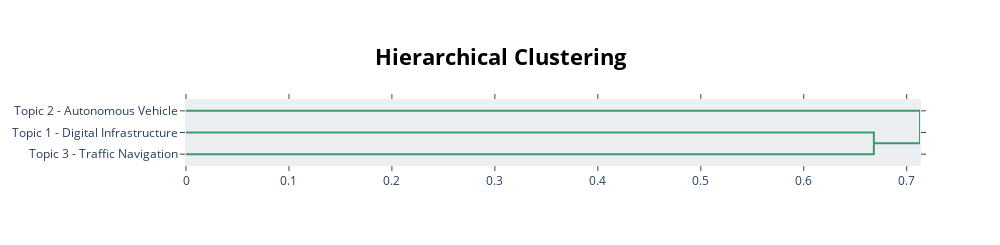

Source (notebook cell):
### Code cell
# %% [code]
# Visualize the hierarchy
topic_model.visualize_hierarchy(top_n_topics=20, custom_labels=True)  # Adjust `top_n_topics` as needed

### Figure 1 — Plotly figure (JSON) as saved in the notebook; plotly's stock layout.template omitted (floating-point values rounded to 4 significant figures)
{"data": [{"hoverinfo": "text", "marker": {"color": "rgb(61,153,112)"}, "mode": "lines", "type": "scatter", "x": [0, 0.6681, 0.6681, 0], "xaxis": "x", "y": [-15, -15, -25, -25], "yaxis": "y"}, {"hoverinfo": "text", "marker": {"color": "rgb(61,153,112)"}, "mode": "lines", "type": "scatter", "x": [0, 0.7129, 0.7129, 0.6681], "xaxis": "x", "y": [-5, -5, -20, -20], "yaxis": "y"}], "layout": {"autosize": false, "height": 245, "hoverlabel": {"bgcolor": "white", "font": {"family": "Rockwell", "size": 16}}, "hovermode": "closest", "plot_bgcolor": "#ECEFF1", "showlegend": false, "title": {"font": {"color": "Black", "size": 22}, "text": "<b>Hierarchical Clustering</b>", "x": 0.5, "xanchor": "center", "yanchor": "top"}, "width": 1000, "xaxis": {"mirror": "allticks", "rangemode": "tozero", "showgrid": false, "showline": true, "showticklabels": true, "ticks": "outside", "type": "linear", "zeroline": false}, "yaxis": {"mirror": "allticks", "range": [-30, 0], "rangemode": "tozero", "showgrid": false, "showline": true, "showticklabels": true, "tickmode": "array", "ticks": "outside", "ticktext": ["Topic 2 - Autonomous Vehicle", "Topic 1 - Digital Infrastructure", "Topic 3 - Traffic Navigation"], "tickvals": [-5, -15, -25], "type": "linear", "zeroline": false}}}
